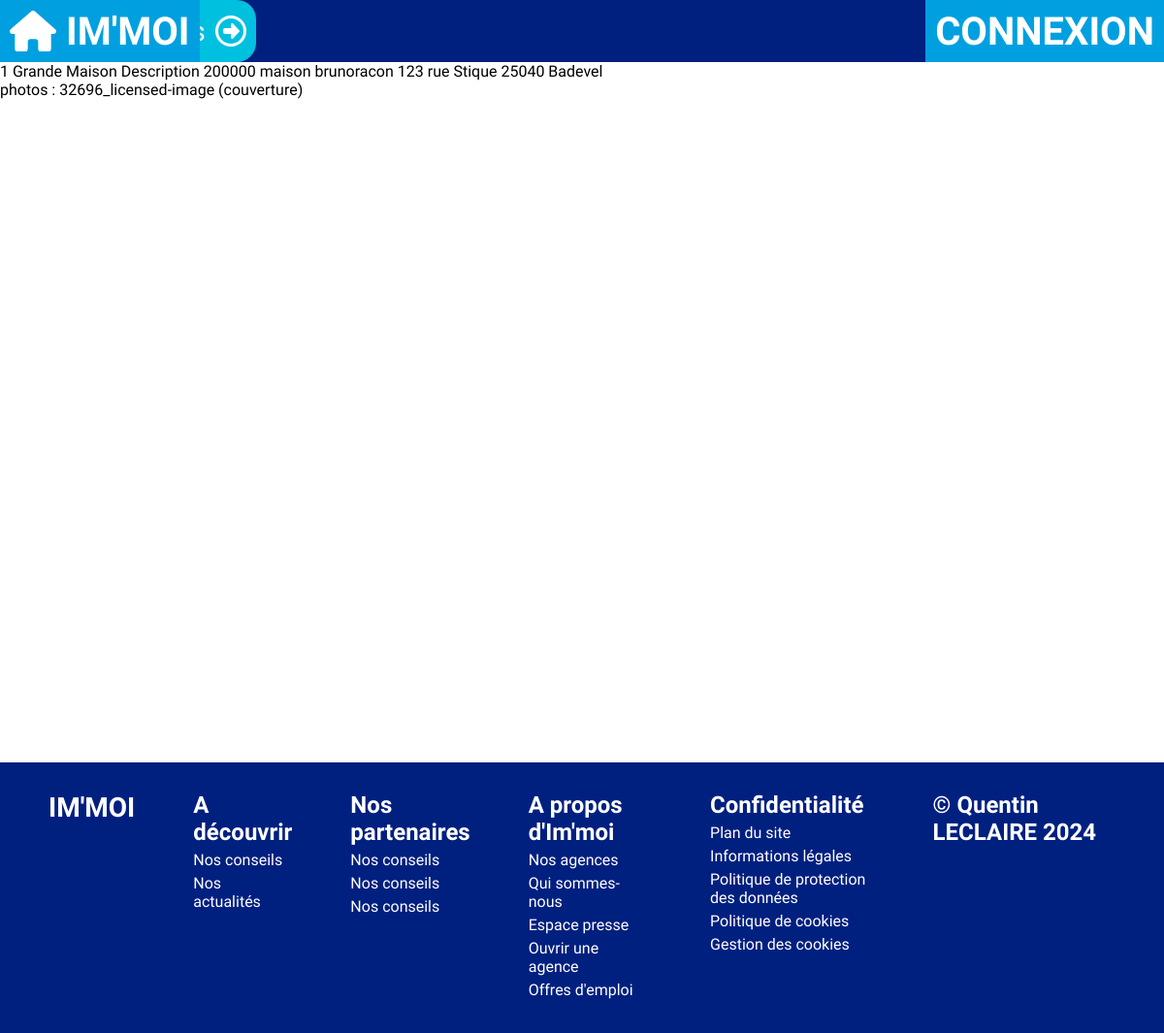
The app's page /offres/1, older data.
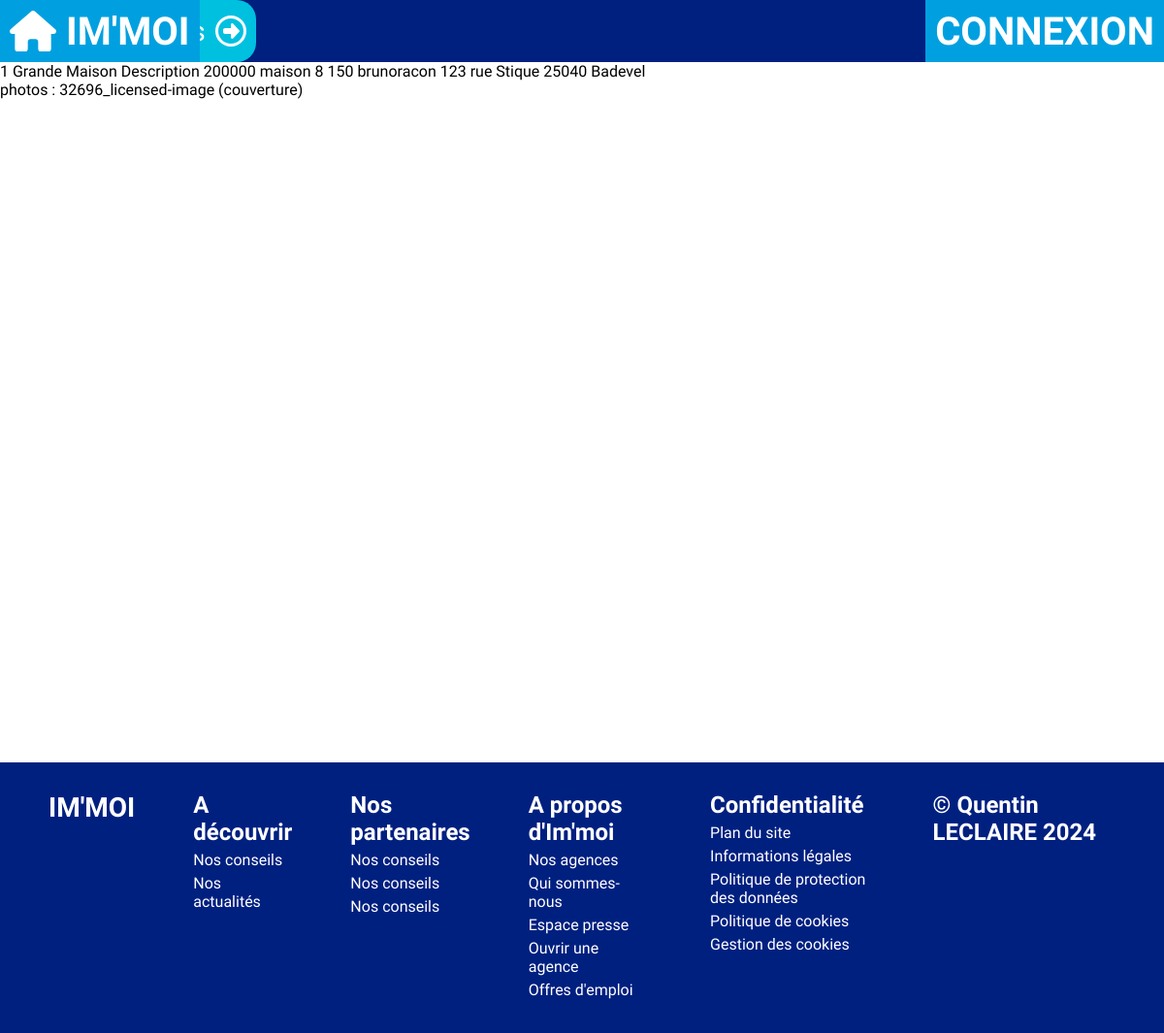
The same page, newer data.
### tables this page shows
CREATE TABLE bien(
idBien int(11) NOT NULL,
nom varchar(32) NOT NULL,
description text,
prixLocation float,
prixVente float,
categorie varchar(20),
nbPieces int,
nbEtages int,
surface int NOT NULL,
numAppart int,
idUtilisateur int(11) NOT NULL,
idAdresse int(11) NOT NULL
);

CREATE TABLE utilisateur(
idUtilisateur int(11) NOT NULL,
username varchar(32) NOT NULL,
password varchar(64) NOT NULL,
nom varchar(40),
prenom varchar(40),
telephone varchar(20),
email varchar(80) NOT NULL,
idAdresse int(11),
estAgent boolean,
agence int(11)
);

CREATE TABLE adresse (
idAdresse int(11) NOT NULL,
nomVoie text NOT NULL,
zipcode varchar(10) NOT NULL,
localite varchar(45) NOT NULL
);

CREATE TABLE photo (
idPhoto int(11) NOT NULL,
nom varchar(128) NOT NULL,
couverture boolean,
idBien int(11) NOT NULL
);

### Models/managers/BienManager.php (called while the page is built, shortened)
<?php
require_once "Models/data/Bien.class.php";
require_once "Models/Model.class.php";
class BienManager extends BDConnexion{
    private $bienlist;
    public function ajoutBien($bien){
        $this->bienlist[] = $bien;
    }
    public function chargementBienlist(){
        $req = $this->getBDD()->prepare('SELECT * FROM bien');
        $req->execute();
        $listeBien = $req->fetchAll(PDO::FETCH_ASSOC);
    }
    public function getBienById($id)
    {
        for ($i = 0; $i < count($this->bienlist); $i++) {
            if ($this->bienlist[$i]->getId() == $id) {
                return $this->bienlist[$i];
            }
        }
    }
}

### Models/Model.class.php (called while the page is built, shortened)
<?php
abstract class BDConnexion{
    private static $pdo;
    private static function setBDD(){
        self::$pdo = new PDO('mysql:host=localhost;dbname=immoi;port=3308;charset=utf8', 'root', '');
        self::$pdo->setAttribute(PDO::ATTR_ERRMODE, PDO::ERRMODE_WARNING);
    }
    protected function getBDD(){
        return self::$pdo;
    }
}

### Models/data/Bien.class.php (called while the page is built, shortened)
<?php
class Bien{
    public function getId()                 {return $this->idBien;}
    public function getNom()                {return $this->nom;}
    public function getDescription()        {return $this->description;}
    public function getPrixVente()          {return $this->prixVente;}
    public function getCategorie()          {return $this->categorie;}
    public function getNbPieces()           {return $this->nbPieces;}
    public function getSurface()            {return $this->surface;}
    public function getUtilisateur()        {return $this->idUtilisateur;}
    public function getAdresse()            {return $this->idAdresse;}
}

### Controller/utilisateurController.php (called while the page is built, shortened)
<?php
class UtilisateurController{
    private $utilisateurManager;
    public function __construct() {
        require_once "Models/managers/UtilisateurManager.php";
        $this->utilisateurManager = new UtilisateurManager;
        $this->utilisateurManager->chargementUserlist();
    }
    public function getUtilisateursList(){
        return $this->utilisateurManager->getUserlist();
    }
}

### Models/managers/UtilisateurManager.php (called while the page is built, shortened)
<?php
require_once "Models/data/Utilisateur.class.php";
require_once "Models/Model.class.php";
class UtilisateurManager extends BDConnexion
{
    private $userlist = [];
    public function ajoutUtilisateur($utilisateur)
    {
        $this->userlist[] = $utilisateur;
    }
    public function getUserlist()
    {
        return $this->userlist;
    }
    public function chargementUserlist()
    {
        $req = $this->getBDD()->prepare('SELECT * FROM utilisateur');
        $req->execute();
        $listeUtilisateur = $req->fetchAll(PDO::FETCH_ASSOC);
        foreach ($listeUtilisateur as $value) {
            $user = new Utilisateur($value['idUtilisateur'], $value['username'], $value['password'], $value['nom'], $value['prenom'], $value['telephone'], $value['email'], $value['idAdresse'], $value['estAgent'], $value['agence']);
        }
    }
}

### Models/data/Utilisateur.class.php (called while the page is built, shortened)
<?php
class Utilisateur{
    public function getUsername()         {return $this->username;}
}

### Controller/adresseController.php (called while the page is built, shortened)
<?php
class AdresseController{
    private $adresseManager;
    public function __construct() {
        require_once "Models/managers/AdresseManager.php";
        $this->adresseManager = new AdresseManager;
        $this->adresseManager->chargementAdresselist();
    }
    public function getAdresselist(){
        return $this->adresseManager->getAdresselist();
    }
}

### Models/managers/AdresseManager.php (called while the page is built, shortened)
<?php
require_once "Models/data/Adresse.class.php";
require_once "Models/Model.class.php";
class AdresseManager extends BDConnexion
{
    private $adresselist;
    public function ajoutAdresse($adresse)
    {
        $this->adresselist[] = $adresse;
    }
    public function getAdresselist()
    {
        return $this->adresselist;
    }
    public function chargementAdresselist()
    {
        $req = $this->getBDD()->prepare('SELECT * FROM adresse');
        $req->execute();
        $listeAdresse = $req->fetchAll(PDO::FETCH_ASSOC);
        foreach ($listeAdresse as $value) {
            $adresse = new Adresse($value['idAdresse'], $value['nomVoie'], $value['zipcode'], $value['localite']);
        }
    }
}

### Models/data/Adresse.class.php (called while the page is built, shortened)
<?php
class Adresse{
    public function getNomVoie()         {return $this->nomVoie;}
    public function getZipcode()         {return $this->zipcode;}
    public function getLocalite()        {return $this->localite;}
}

### Controller/PhotoController.php (called while the page is built, shortened)
<?php
class PhotoController{
    private $photoManager;
    public function __construct() {
        require_once "Models/managers/PhotoManager.php";
        $this->photoManager = new PhotoManager;
        $this->photoManager->chargementPhotolist();
    }
    public function getPhotosByBien($id)
    {
        return $this->photoManager->getPhotosFromBien($id);
    }
}

### Models/managers/PhotoManager.php (called while the page is built, shortened)
<?php
require_once "Models/data/Photo.class.php";
require_once "Models/Model.class.php";
class PhotoManager extends BDConnexion{
    private $photolist;
    public function ajoutPhoto($photo){
        $this->photolist[] = $photo;
    }
    public function chargementPhotolist(){
        $req = $this->getBDD()->prepare('SELECT * FROM photo');
        $req->execute();
        $listePhoto = $req->fetchAll(PDO::FETCH_ASSOC);
        foreach($listePhoto as $value){
            $photo = new Photo($value['idPhoto'], $value['nom'], $value['idBien'], $value['couverture']);
        }
    }
    public function getPhotosFromBien($id){
        $listePhotos = [];
        if (isset($this->photolist)) {
            for ($i = 0; $i < count($this->photolist); $i++) {
                if ($this->photolist[$i]->getBien() == $id) {
                    $listePhotos[] = $this->photolist[$i];
                }
            }
        }
        return $listePhotos;
    }
}

### Models/data/Photo.class.php (called while the page is built, shortened)
<?php
class Photo{
    public function getNom()             {return $this->nom;}
    public function getBien()            {return $this->idBien;}
    public function getCouverture()      {return $this->couverture;}
}

### Views/BD/bien.view.php (the view, shortened to what this page needs)
<?php ob_start();
require_once "Controller/utilisateurController.php";
$utilisateurController = new UtilisateurController;
$DBuser = $utilisateurController->getUtilisateursList();
require_once "Controller/adresseController.php";
$adresseController = new AdresseController;
$DBadresse = $adresseController->getAdresseList();
require_once "Controller/photoController.php";
$photoController = new PhotoController;
?>
<section class="content">
    <td><?= $bien->getId(); ?></td>
    <td><?= $bien->getNom(); ?></td>
    <td><?= $bien->getDescription() ?></td>
    <td><?= $bien->getPrixVente() ?></td>
    <td><?= $bien->getCategorie() ?></td>
    <td><?= $bien->getNbPieces() ?></td>
    <td><?= $bien->getSurface() ?></td>
    <td><?= $DBuser[$bien->getUtilisateur() - 1]->getUsername(); ?></td>
    <td><?= $DBadresse[$bien->getAdresse() - 1]->getNomVoie() . " " . $DBadresse[$bien->getAdresse() - 1]->getZipcode() . " " . $DBadresse[$bien->getAdresse() - 1]->getLocalite(); ?></td>
    <div>photos :
        <?php $listephotos = $photoController->getPhotosByBien($bien->getId());
        foreach ($listephotos as $photo) {
            echo $photo->getNom();
            if ($photo->getCouverture()) {
                echo " (couverture)";
            }
            echo "<br>";
        } ?>
    </div>
</section>
<?php
$content = ob_get_clean();
require "Views/template.php";

### Views/template.php (shortened to what this page needs)
<?php
if (isset($_SESSION['connecte'])) {
    $bonjour = (isset($_SESSION["user"]["prenom"])) ? $_SESSION["user"]["prenom"] : $_SESSION["user"]["username"];
    $etatConnection = '<div class="connecte">
        <span>Bonjour, ' . $bonjour . '</span>
        <a href="/profil" class="navbtn accbtn">
            <svg xmlns="http://www.w3.org/2000/svg" width="44px" fill="white" viewBox="-64 0 576 512">
                <path d="M224 256A128 128 0 1 0 224 0a128 128 0 1 0 0 256zm-45.7 48C79.8 304 0 383.8 0 482.3C0 498.7 13.3 512 29.7 512H418.3c16.4 0 29.7-13.3 29.7-29.7C448 383.8 368.2 304 269.7 304H178.3z" />
            </svg>
        </a>
        <a href="/deconnexion" class="navbtn dcbtn" onClick="return confirm(\'Voulez-vous vraiment vous déconnecter ?\');">
        <svg xmlns="http://www.w3.org/2000/svg" width="44px" fill="white" viewBox="0 0 512 512">
        <path d="M217.9 105.9L340.7 228.7c7.2 7.2 11.3 17.1 11.3 27.3s-4.1 20.1-11.3 27.3L217.9 406.1c-6.4 6.4-15 9.9-24 9.9c-18.7 0-33.9-15.2-33.9-33.9l0-62.1L32 320c-17.7 0-32-14.3-32-32l0-64c0-17.7 14.3-32 32-32l128 0 0-62.1c0-18.7 15.2-33.9 33.9-33.9c9 0 17.6 3.6 24 9.9zM352 416l64 0c17.7 0 32-14.3 32-32l0-256c0-17.7-14.3-32-32-32l-64 0c-17.7 0-32-14.3-32-32s14.3-32 32-32l64 0c53 0 96 43 96 96l0 256c0 53-43 96-96 96l-64 0c-17.7 0-32-14.3-32-32s14.3-32 32-32z"/>
        </svg>
        </a>
    </div>';
} else {
    $etatConnection = '<a href="/connexion"><button class="navbtn conbtn">CONNEXION</button></a>';
}
?>
<!DOCTYPE html>
<html lang="fr">
<head>
    <link rel="stylesheet" href="/public/css/style.css">
    <link rel="stylesheet" href="/public/css/index.css">
    <link rel="stylesheet" href="/public/css/testbdd.css">
</head>
<body>
    <nav>
        <div class="navleft">
            <a href="/accueil" class="navbtn">
                <p>IM'MOI</p>
            </a>
            <a href="/offres" class="navonglet"></a>
        </div>
        <?= $etatConnection ?>
    </nav>
    <?= $content ?>
    <footer>
        <div class="footerelem">
            <h4>IM'MOI</h4>
        </div>
        <div class="footerelem">
            <h5>A découvrir</h5>
            <ul>
                <li><a href="#">Nos conseils</a></li>
                <li><a href="#">Nos actualités</a></li>
            </ul>
        </div>
        <div class="footerelem">
            <h5>Nos partenaires</h5>
            <ul>
                <li><a href="#">Nos conseils</a></li>
                <li><a href="#">Nos conseils</a></li>
                <li><a href="#">Nos conseils</a></li>
            </ul>
        </div>
        <div class="footerelem">
            <h5>A propos d'Im'moi</h5>
            <ul>
                <li><a href="#">Nos agences</a></li>
                <li><a href="#">Qui sommes-nous</a></li>
                <li><a href="#">Espace presse</a></li>
                <li><a href="#">Ouvrir une agence</a></li>
                <li><a href="#">Offres d'emploi</a></li>
            </ul>
        </div>
        <div class="footerelem">
            <h5>Confidentialité</h5>
            <ul>
                <li><a href="#">Plan du site</a></li>
                <li><a href="#">Informations légales</a></li>
                <li><a href="#">Politique de protection des données</a></li>
                <li><a href="#">Politique de cookies</a></li>
                <li><a href="#">Gestion des cookies</a></li>
            </ul>
        </div>
        <div class="footerelem">
            <h5>© Quentin LECLAIRE 2024</h5>
        </div>
    </footer>
</body>
</html>

### index.php (shortened to what this page needs)
<?php
require_once "Controller/utilisateurController.php";
$utilisateurController = new UtilisateurController;
require_once "Controller/bienController.php";
$bienController = new BienController;
require_once "Controller/adresseController.php";
$adresseController = new AdresseController;
require_once "Controller/photoController.php";
$photoController = new PhotoController;
try {
    if (empty($_GET['page'])) {
        header('Location: ' . URL . "accueil");
    } else {
        $url = explode("/", filter_var($_GET['page']), FILTER_SANITIZE_URL);
        switch ($url[0]) {
            case "offres":
                if (empty($url[1]))
                {require "Views/offres.view.php";}
                else {$bienController->afficherBien($url[1]);}
                break;
        }
    }
} catch (Exception $e) {
    echo $e->getMessage();
}

### Controller/bienController.php (shortened to what this page needs)
<?php
class BienController
{
    private $bienManager;
    public function __construct()
    {
        require_once "Models/managers/BienManager.php";
        $this->bienManager = new BienManager;
        $this->bienManager->chargementBienlist();
    }
    public function afficherBien($id)
    {
        $bien = $this->bienManager->getBienById($id);
        if (isset($bien)) {
            require "Views/BD/bien.view.php";
        } else {
            require "Views/BD/bienError.view.php";
        }
    }
}

### public/css/style.css (style rules this page uses)
:root { --main-blue: #0050B0; --light-blue: #00A0E0; --lighter-blue: #00C0E0; --lightest-blue: #50D0FF; --dark-blue: #002080; --darker-blue: #001050; }
* { padding: 0; margin: 0; box-sizing: border-box; font-family: 'Gabarito', sans-serif; }
body { min-height: 100vh; position: relative; }
nav { width: 100%; height: 64px; background-color: var(--dark-blue); display: flex; position: fixed; top: 0; z-index: 500; }
.navleft { display: flex; align-items: end; }
.navbtn { height: 64px; display: flex; z-index: 2; align-items: center; color: white; text-decoration: none; background-color: var(--light-blue); border: none; padding: 10px; font-weight: bold; font-size: 40px; transition: all 400ms ease; }
.navbtn p { margin-left: 10px; }
.navonglet { display: flex; position: relative; align-items: center; z-index: 1; padding: 10px; height: 100%; border-radius: 0 20px 20px 0; font-size: 28px; color: white; background-color: var(--lighter-blue); left: -300px; transition: all 400ms ease; text-decoration: none; }
.navonglet svg { margin-left: 10px; }
.conbtn { position: absolute; right: 0; }
footer { position: relative; bottom: 0; display: flex; padding: 20px; background-color: var(--dark-blue); height: fit-content; width: 100%; }
footer .footerelem { color: white; font-size: 16px; margin: 10px 30px; }
footer .footerelem h4 { font-size: 28px; margin-bottom: 20px; }
footer .footerelem h5 { font-size: 24px; }
footer .footerelem ul { list-style: none; }
footer .footerelem ul li { margin: 5px 0; }
footer .footerelem ul li a { color: white; text-decoration: none; }
.content { position: relative; margin-top: 64px; min-height: calc(100vh - 78px); height: fit-content; width: 100%; display: flex; flex-direction: column; }

Row changes from the older to the newer data that the page shows:
changed bien "Grande Maison": nbPieces (not shown) → "8"; surface (not shown) → "150"
